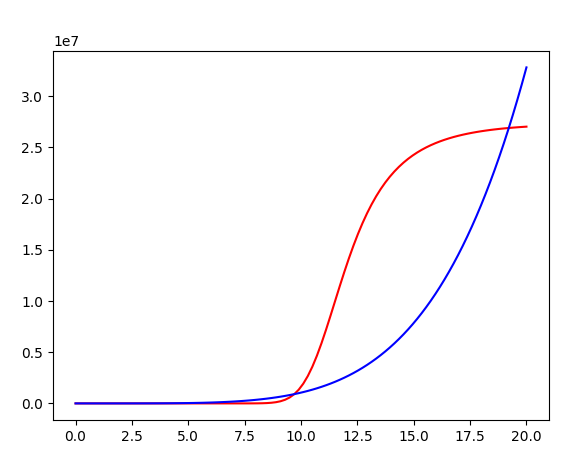

Source code (Python):
import numpy as np
import math
import random
import matplotlib.pyplot as plt
from sklearn.preprocessing import MinMaxScaler
def sigmoid(x):
	return 1.0/(1.0 + np.exp(-x))

def sigmoid_der(x):
	return x*(1.0 - x)

def relu(x):
    return x * (x > 0)

def relu_der(x):
    return 1. * (x > 0)

def sourceFunction(x):
    return (10*math.pow(x,5))+(5*math.pow(x,4))+(2*math.pow(x,3))-(0.5*math.pow(x,2))+(3*x)+2

class NN:
    def __init__(self, inputs):
        self.inputs = inputs
        self.l=len(self.inputs)
        self.li=len(self.inputs[0])
        self.wi=np.random.random((1, 25))
        self.wh=np.random.random((25, 1))

    def think(self, inp):
        output =[]
        for i in range(len(inp)):
            s1=sigmoid(np.dot(np.array([inp[i]]), self.wi))
            s2=sigmoid(np.dot(s1, self.wh))
            output.append(s2[0])
        return np.array(output)

    def train(self, inputs,outputs, it):
        for k in range(it):
            for i in range(len(inputs)):
                l0=np.array([inputs[i]])
                l1=sigmoid(np.dot(l0, self.wi))
                l2=sigmoid(np.dot(l1, self.wh))
                l2_err=np.array(outputs[i]) - l2
                l2_delta=np.multiply(l2_err, sigmoid_der(l2))
                l1_err=np.dot(l2_delta, self.wh.T)
                l1_delta=np.multiply(l1_err, sigmoid_der(l1))
                self.wh+=np.dot(l1.T, l2_delta)
                self.wi+=np.dot(l0.T, l1_delta)

inputs=[]
outputs=[]
inputs = np.linspace(0,20,15000).reshape(-1, 1)
inputsTmp = inputs

j = len(inputsTmp)-1
k=0
h=0
while k<j:
    inputs[h] = inputsTmp[k]
    h+=1
    k+=1
    inputs[h] = inputsTmp[j]
    h+=1
    j-=1
for i in range(len(inputs)):
        outputs.append(sourceFunction(inputs[i]))
scaler = MinMaxScaler()
outputs = np.array(outputs)

scaler.fit(np.array(outputs))
outputs = scaler.transform(outputs)
n=NN(inputs)
n.train(inputs, outputs, 20000)
x = np.linspace(0,20,100)
ypredict = scaler.inverse_transform(n.think(x).reshape(-1, 1))
y = []
for i in range(len(x)):
    y.append(sourceFunction(x[i]))
plt.plot(x,ypredict, 'r', ls = '-')
plt.plot(x,y, 'b', ls = '-')
plt.show()
        
